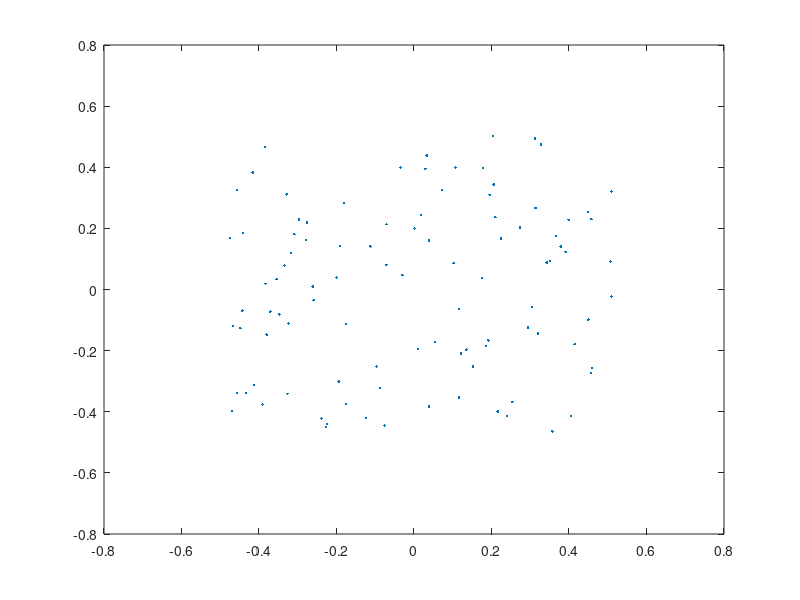

Reproduce this figure in MATLAB. (Note: this script raises an error after producing the figure.)
function worked=uebung1a2()
    %{Blatt 1: Aufgabe 2%}
    %{Dimension und Anzahl der Vektoren speichern%}
    nVecs=100;
    nDims=2;

    %{Zufaellige Matrix anlegen%}
    XdataMat=rand(nDims,nVecs);
    %{Datenpunkte plotten%}
    plot(XdataMat(1,:),XdataMat(2,:),'.')
    %{3. Parameter in Aposthrophs gibt kodierung der Verbindungsart an. Sind properties des Plot-Befehls.%}
    
    hold off
    %pause 5.0

    %{Mittelwertsvektor erstellen%}
    MeanVec=mean(XdataMat,2);
    %{gemittelte Matrix anlegen und Werte korrigieren%}
    XdataMeanMat=XdataMat;
    for i=1:nVecs,
        XdataMeanMat(:,i)=XdataMeanMat(:,i)-MeanVec;
    end
    %{Zentrierung um den Nullpunkt verifizieren%}
    mean(XdataMeanMat,2)
    %{Zentriertes DataSet plotten%}
    plot(XdataMeanMat(1,:),XdataMeanMat(2,:),'.')
    
    hold off
    %pause 5.0

    %{Matrix um alpha rotieren, o.B.d.A. hier mal 45 Grad gewaehlt%}
    RotatedMat = rotateMatrix(XdataMeanMat,pi/4,nVecs);
    %{Rotierte Matrix ploten%}
    plot(RotatedMat(1,:),RotatedMat(2,:),'.')
    
    hold on
    %pause 5.0

    %{berechne Varianz in der 1. Dimension aller Datenpunkte. Dimension wird ueber den letzten Parameter spezifiziert, Abschaetzung mit 1/n ueber den 2.%}
    variance=var(RotatedMat');
    
    %pause 5.0
    
    %{Berechne Varianzenvektor fuer alle 360 Rotationswinkel%}
    VarianceVec=zeros(1,360)
    %{maxVar enthaelt in Spalte 1 das aktuelle Varianzmaximum und in Spalte 2 den korrespondierenden Winkel%}
    maxVar=[-1 -1]
    for alpha=1:360,
        RotatedByAlphaMat=rotateMatrix(XdataMeanMat,pi*alpha/180,nVecs);
        VarianceVec(alpha)=var(RotatedByAlphaMat(1,:)');
        if maxVar(1)<VarianceVec(alpha)
            maxVar(1)=VarianceVec(alpha);
            maxVar(2)=alpha;
        end
    end
    
    %{Hilfsvektor fuer Plot anlegen%}
    VvPlotHelpVec=zeros(1,360)
    for alpha=1:360,
        VvPlotHelpVec(alpha)=alpha;
    end
    
    %{Und plotten%}
    plot(VvPlotHelpVec(:),VarianceVec(:),'.')
    
    hold off
    %pause 5.0
    
    %{Nun nochmal das ganze mit verschiedenen groessen des Zufallszahlenpools%}
    hold off
    maxRuns=10
    maxRVar=zeros(maxRuns,2)
    for runs=1:maxRuns
        nVec=10^runs;
        nDims=2;
        
    	for dimruns=1:10,
		XdataRMat=rand(nDims,nVecs);
	    	MeanRVec=mean(XdataRMat,2);
	    	XdataMeanRMat=XdataRMat;
	    	for i=1:nVecs,
	        	XdataMeanRMat(:,i)=XdataMeanRMat(:,i)-MeanRVec;
	    	end
	    	
		VarianceRVec=zeros(1,360)
	    	maxRVar(runs,:)=[-1 -1]
	    	for alpha=1:360,
	        	RotatedByAlphaRMat=rotateMatrix(XdataMeanRMat,pi*alpha/180,nVecs);
	        	VarianceRVec(alpha)=var(RotatedByAlphaRMat(1,:)');
	        	if maxRVar(runs,1)<VarianceRVec(alpha)
				maxRVar(runs,1)=VarianceRVec(alpha);
				maxRVar(runs,2)=alpha;
	   		end
		end
	    
	    	VvPlotHelpRVec=zeros(1,360)
	    	for alpha=1:360,
	        	VvPlotHelpRVec(alpha)=alpha;
	    	end
	    
	    	scatter(VvPlotHelpRVec(:),VarianceRVec(:))
		hold on   
		pause(0.1) 
		
	    end
	hold off
    	pause(1.5)
end
    
    worked = true;
end
